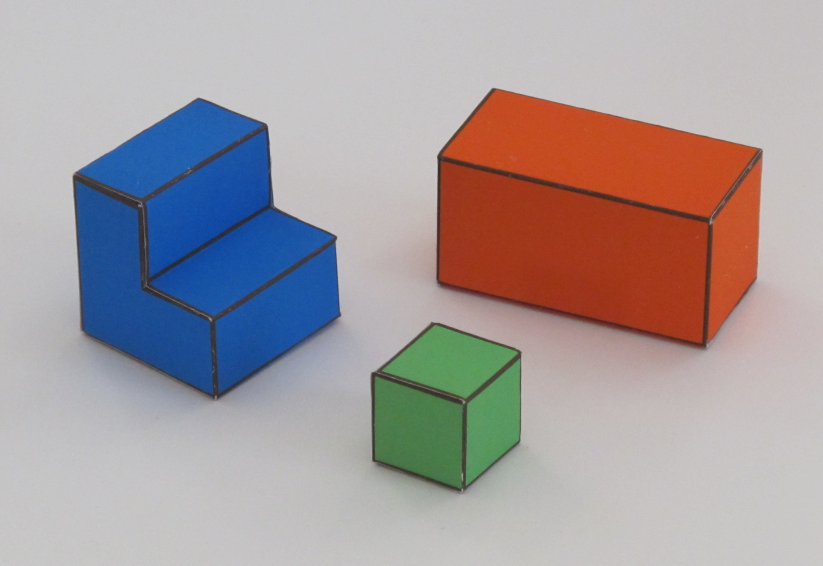
%> input picture PSET 1/code 2/img1.jpg, 2469 x 1697 px (shown at 1/3 size)
$ octave simpleworldY.m   (GNU Octave 9; MATLAB toolbox functions it lacks are replaced by stand-ins)
%> lines starting %> are read from the running program, lines starting %| are printed output that depends on the picture; in (x1, y1, x2, y2) boxes, pixels count from 0 and x2, y2 are one past the last pixel; in counts of white or black regions, pixels touching at a corner belong together; the program's own positions count from 1
### PSET 1/code 2/sparseMatrix.m
function A = sparseMatrix(i, j, Aij, imsize)
% Get a set of 2D linear neiborhood operators and build a sparse matrix
% encoding all the operators.
%
% Input:
%   Aij = [ni, nj, nc] nc = number of neirbourhoods with constraints
%   i = row index
%   j = column index
%   imsize = [nrows ncols]
%
% Output:
%   A = sparse matrix. Each row contains one 2D linear operator.

nrows = imsize(1);

[ni, nj, nc] = size(Aij);
nij = ni*nj;

a = zeros([nc*nij 1]);
m = zeros([nc*nij 1]);
n = zeros([nc*nij 1]);

% Center pixel:
[jj, ii] = meshgrid(-(ni-1)/2:(ni-1)/2);
ii = ii(:);
jj = jj(:);
%  jj = column index
%  ii = row index


k = 0;
for c = 1:nc
    % Translate pixels into matrix indices:
    x = (i(c)-1+ii) + (j(c)-1+jj)*nrows + 1;

    % Insert data:
    a(k+1:k+nij) = Aij(:,:,c);
    m(k+1:k+nij) = c;
    n(k+1:k+nij) = x;

    k = k + nij;
end


% Create sparse matrices
A = sparse(m(1:k),n(1:k),a(1:k));

### PSET 1/code 2/simpleworldY.m
% 6.869 Advances in Computer Vision
% PSET 1
%%%%%%%%%%%%%%%%%%%%%%%%%%%%%%%%%%%%%%%%%%%%%%%%%%%%%%%%%%%%%%%%%%%%%%%%%%%%%%%%%%%%%%%%%%

close all
clear

%% World paramaters
alpha = 35*pi/180;


%% Load image
img = imread('img1.jpg');
%> img is the input picture: size 1697x2469x3 uint8; mean R, G, B 165.7, 156.5, 158.7

img = double(imresize(img, [256 NaN], 'bilinear'));
%> img: size 256x373x3 double
[nrows ncols colors] = size(img);
%> nrows = 256; ncols = 373; colors = 3

% Figure/ground separation
ground = double(min(img,[],3)>110);
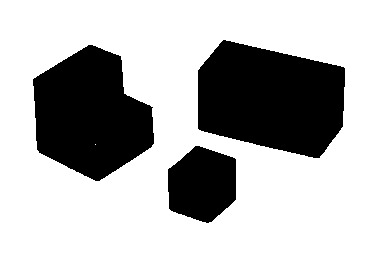
%> ground: size 256x373 double; values 0 (black) and 1 (white), 69.9% white; 3 black regions, box (x1, y1, x2, y2) and area: (198, 40, 345, 158) 13206, (33, 45, 154, 181) 11424, (168, 146, 236, 223) 4087
foreground = double(ground==0);

%%%%%%%%%%%%%%%%%%%%%%%%%%%%%%%%%%%%%%%%%%%%%%%%%%%%%%%%%%%%%%%%%%%%%%%%%%%%%%%%%%%%%%%%%%%%%%%%%
% Extract edges and orientations
m = mean(img,3);
dmdx = conv2(m, [-1 0 1; -2 0 2; -1 0 1], 'same');
dmdy = conv2(m, [-1 0 1; -2 0 2; -1 0 1]', 'same');

% Edge strength
mag = sqrt(dmdx.^2+dmdy.^2);
mag(1:end,1)=0;
mag(1,1:end)=0;
mag(1:end,end)=0;
mag(end,1:end)=0;

% Edge orientation
theta = atan2(dmdx, dmdy);

edges = mag>30;
%> edges: size 256x373 logical; 9% white; 5 white regions (2 under 20 px), largest, box (x1, y1, x2, y2) and area: (31, 43, 157, 186) 3519, (194, 38, 347, 163) 3225, (166, 144, 241, 229) 1819
% Who owns the boundaries? the ground owns no boundaries. We set to zero
% all edges inside the ground.
edges = edges.*foreground;
%> edges: size 256x373 double; values 0 (black) and 1 (white), 6% white in thin lines or dots, all inside (x1, y1, x2, y2) = (33, 40, 345, 223)

% Classify orientation
vertical_edges = edges.*((theta<115*pi/180).*(theta>65*pi/180)+(theta<-65*pi/180).*(theta>-115*pi/180));
%> vertical_edges: size 256x373 double; values 0 (black) and 1 (white), 1.5% white; 37 white regions (26 under 20 px), largest, box (x1, y1, x2, y2) and area: (317, 102, 324, 156) 252, (61, 91, 70, 131) 205, (208, 183, 213, 220) 158
horizontal_edges = edges.*(1-vertical_edges);

%%%%%%%%%%%%%%%%%%%%%%%%%%%%%%%%%%%%%%%%%%%%%%%%%%%%%%%%%%%%%%%%%%%%%%%%%%%%%%%%%%%%%%%%%%%%%%%%%
% Occlusion and contact edges
%    vertical edges separating an horizontal surface from a vertical surface are occlusion boundaries
%    edges between the ground and horizontal surfaces
%    ground to foreground transitions (from top to botom) are occlusion
horizontal_ground_to_foreground_edges = (conv2(double(ground==1), [-1 -2 -1; 0 0 0; 1 2 1], 'same'))>0;
%> horizontal_ground_to_foreground_edges: size 256x373 logical; 1.5% white in thin lines or dots, all inside (x1, y1, x2, y2) = (0, 39, 373, 256)
horizontal_foreground_to_ground_edges = (conv2(double(ground==0), [-1 -2 -1; 0 0 0; 1 2 1], 'same'))>0;
%> horizontal_foreground_to_ground_edges: size 256x373 logical; 1.1% white in thin lines or dots, all inside (x1, y1, x2, y2) = (32, 85, 346, 224)
vertical_ground_to_foreground_edges = vertical_edges.*abs(conv2(double(ground==1), [-1 -2 -1; 0 0 0; 1 2 1]', 'same'))>0;
%> vertical_ground_to_foreground_edges: size 256x373 logical; 0.37% white in thin lines or dots, all inside (x1, y1, x2, y2) = (33, 57, 345, 208)

occlusion_edges = edges.*(vertical_ground_to_foreground_edges + horizontal_ground_to_foreground_edges);
contact_edges   = horizontal_edges.*(horizontal_foreground_to_ground_edges);
%> contact_edges: size 256x373 double; values 0 (black) and 1 (white), 0.5% white in thin lines or dots, all inside (x1, y1, x2, y2) = (37, 127, 342, 223)


E(:,:,1) = vertical_edges;
E(:,:,2) = horizontal_edges;
E(:,:,3) = zeros(size(occlusion_edges));
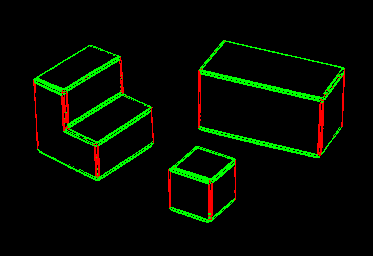
%> E: size 256x373x3 double; mean R, G, B 0.0148, 0.0453, 0

% edges and angles
figure
subplot(221)
imshow(uint8(img))
axis('off'); axis('equal')
title('Input image')
subplot(222)
imagesc(edges==0)
axis('off'); axis('equal')
title('Edges')
subplot(223)

% show normals
K = 3; % subsample
[ey,ex] = find(edges(1:K:end,1:K:end)); ey = (ey-1)*K+1; ex = (ex-1)*K+1;
%> after `[ey,ex] = find(edges(1:K:end,1:K:end))`: ey = 620 values from 15 to 75; ex = 620 values from 12 to 115
%> after `ey = (ey-1)*K+1`: ey = 620 values, max 223 at index 357, min 43 at index 406, mean 123.4
%> after `ex = (ex-1)*K+1`: ex = 620 values from 34 to 343
imagesc(max(mag(:))-mag)
hold on
dxe = dmdx(sub2ind(size(dmdx), ey, ex));
%> dxe = 620 values, max 553.3 at index 307, min -500 at index 217, mean 14.2
dye = dmdy(sub2ind(size(dmdy), ey, ex));
%> dye = 620 values, max 408.7 at index 228, min -287 at index 357, mean 6.42
n = sqrt(dxe.^2+dye.^2);
%> n = 620 values, max 553.4 at index 307, min 30.07 at index 548, mean 128.7
dxe = dxe./n; dye = dye./n;
%> after `dxe = dxe./n`: dxe = 620 values, max 1 at index 46, min -1 at index 619, mean 0.0182
%> after `dye = dye./n`: dye = 620 values, max 1 at index 106, min -1 at index 378, mean 0.0735
quiver(ex, ey, dxe, dye, .5, 'r');
axis('off'); axis('equal')
colormap(gray)
axis('ij')


figure
subplot(221)
imshow(uint8(img))
axis('off'); axis('equal')
title('Input image')
subplot(222)
imagesc(E+repmat((edges==0), [1 1 3]))
axis('off'); axis('equal')
title('Edges')
subplot(223)
imagesc(1-(occlusion_edges>0))
axis('off'); axis('equal')
title('Occlusion boundaries')
colormap(gray)
subplot(224)
imagesc(1-contact_edges)
axis('off'); axis('equal')
title('Contact boundaries')
colormap(gray)
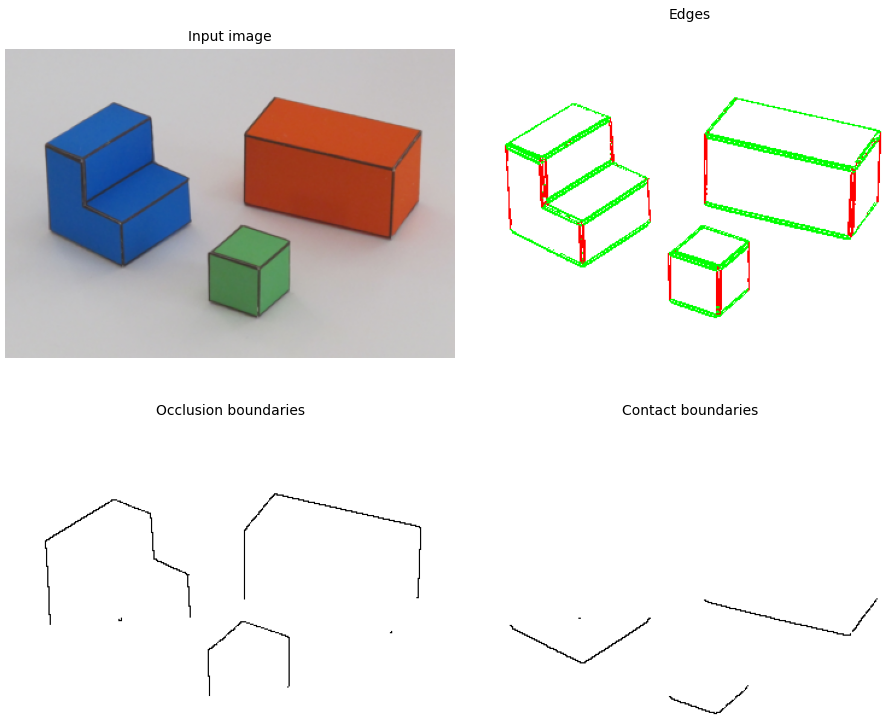
%> figure redrawn from the program's plot data, 4 panels

%%%%%%%%%%%%%%%%%%%%%%%%%%%%%%%%%%%%%%%%%%%%%%%%%%%%%%%%%%%%%%%%%%%%%%%%%%%%%%%%%%%%%%%%%%%%%%%%%
%% Initialize variables
Nconstraints = nrows*ncols*20;
%> Nconstraints = 1909760
Aij = zeros([3 3 Nconstraints]);
ii = zeros([Nconstraints 1]);
jj = zeros([Nconstraints 1]);
b = zeros([Nconstraints 1]);

V = zeros([nrows ncols]);
% create linear constraints
c = 0;
for i = 2:nrows-1
    for j = 2:ncols-1
        if ground(i,j)==1
            % Y = 0;
            c = c+1; % increment constraint counter
            Aij(:,:,c) = [0 0 0; 0 1 0; 0 0 0];
            ii(c) = i;
            jj(c) = j;
            b(c) = 0;
            V(i,j) = 0;
        else
            % Check if current neirborhood touches an edge
            edgesum = sum(sum(edges(i-1:i+1,j-1:j+1)));
            % Check if current neirborhood touches ground pixels
            groundsum = sum(sum(ground(i-1:i+1,j-1:j+1)));
            % Check if current neirborhood touches vertical pixels
            vericalsum = sum(sum(vertical_edges(i-1:i+1,j-1:j+1)));
            % Check if current neirborhood touches horizontal pixels
            horizontalsum = sum(sum(horizontal_edges(i-1:i+1,j-1:j+1)));
            % Orientation of edge (average over edge pixels in current
            % neirborhood)
            nx = sum(sum(dmdx(i-1:i+1,j-1:j+1).*edges(i-1:i+1,j-1:j+1)))/edgesum;
            ny = sum(sum(dmdy(i-1:i+1,j-1:j+1).*edges(i-1:i+1,j-1:j+1)))/edgesum;
            orientation = atan2(nx, ny);

            if contact_edges(i,j)==1
                % Y = 0
                c = c+1;   % increment constraint counter
                Aij(:,:,c) = [0 0 0; 0 1 0; 0 0 0]; % kernel
                ii(c) = i; % image location
                jj(c) = j;
                b(c)  = 0; % desired output
            end
            if vericalsum>0 && groundsum==0
                % dY/dy = 1/cos a
                c = c+1; % increment constraint counter
                Aij(:,:,c) = [-1 -2 -1; 0 0 0; 1 2 1]/8;
                ii(c) = i;
                jj(c) = j;
                b(c)  = 1/cos(alpha);
            end
            if horizontalsum>0 && groundsum==0 && vericalsum==0
                % dY/dt = 0
                c = c+1; % increment constraint counter
                Aij(:,:,c) = [ny-nx 2*ny nx+ny;-2*nx 0 2*nx;-(nx+ny) -2*ny -ny+nx]/8;
                ii(c) = i;
                jj(c) = j;
                b(c)  = 0;
            end
            if groundsum==0
                % laplacian = 0
                c = c+1; % increment constraint counter
                Aij(:,:,c) = 0.1*[0 0 0; -1 2 -1; 0 0 0]; % (0.1 is a weight to reduce the strength of this constraint)
                ii(c) = i;
                jj(c) = j;
                b(c) = 0;

                c = c+1; % increment constraint counter
                Aij(:,:,c) = 0.1*[0 -1 0; 0 2 0; 0 -1 0];
                ii(c) = i;
                jj(c) = j;
                b(c) = 0;

                c = c+1; % increment constraint counter
                Aij(:,:,c) = 0.1*[0 -1 1; 0 1 -1; 0 0 0];
                ii(c) = i;
                jj(c) = j;
                b(c) = 0;
            end
        end
    end
end
%> V: size 256x373 double; every value is 0
%> after the loop, c = 155674; edgesum = 5; groundsum = 4; horizontalsum = 5; nx = -48.67; ny = -181.3; orientation = -2.88; vericalsum = 0

%%%%%%%%%%%%%%%%%%%%%%%%%%%%%%%%%%%%%%%%%%%%%%%%%%%%%%%%%%%%%%%%%%%%%%%%%%%%%%%%%%%%%%%%%%%%%%%%%
% Solve for Z
% Create sparse matrices
ii = ii(1:c); jj = jj(1:c); Aij = Aij(:,:,1:c); b = b(1:c);
A = sparseMatrix(ii, jj, Aij, nrows);
%> the loop in sparseMatrix, `for c = 1:nc` made 155674 passes
%> x on passes 1 to 3: [1; 2; 3; 257; 258; 259; 513; 514; 515], [257; 258; 259; 513; 514; 515; 769; 770; 771], [513; 514; 515; 769; 770; 771; 1025; 1026; 1027]
%> after the loop in sparseMatrix, `for c = 1:nc`: k = 1401066
% Solve linear system
Y = A\b;

Y(nrows*ncols)=NaN; % make sure it has the right dimensions.
Y = reshape(Y, [nrows ncols]); % transform vector into an image


% Recover 3D world coordinates
[x,y] = meshgrid(1:ncols, 1:nrows);
x = x-ncols/2;
y = (y-nrows/2);

X = x;
Z = Y*cos(alpha)/sin(alpha) -  y/sin(alpha);
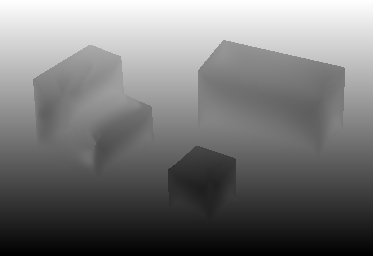
%> Z: size 256x373 double; 0% of the values are NaN or infinite; the others: min -223.2, max 221.4, mean -15.67; drawn with min black, max white, NaN and infinite black
Y = -Y;

Y(Y<0)=0;
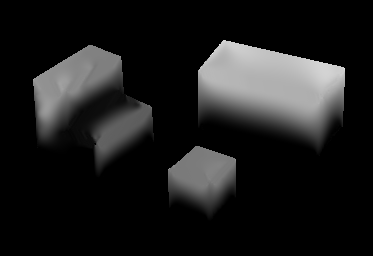
%> Y: size 256x373 double; 0% of the values are NaN or infinite; the others: min 0, max 92.97, mean 10.4; drawn with min black, max white, NaN and infinite black

%%%%%%%%%%%%%%%%%%%%%%%%%%%%%%%%%%%%%%%%%%%%%%%%%%%%%%%%%%%%%%%%%%%%%%%%%%%%%%%%%%%%%%%%%%%%%%%%%
% Visualization
figure
subplot(221)
imshow(uint8(img(2:end-1, 2:end-1,:)));
subplot(222)
imagesc(Z(2:end-1, 2:end-1))
title('Z (depth)')
axis('equal'); axis('off')
subplot(223)
imagesc(Y(2:end-1, 2:end-1))
axis('equal'); axis('off')
title('Y (height)')
subplot(224)
imagesc(X(2:end-1, 2:end-1))
axis('equal'); axis('off')
title('X')
colormap(gray)
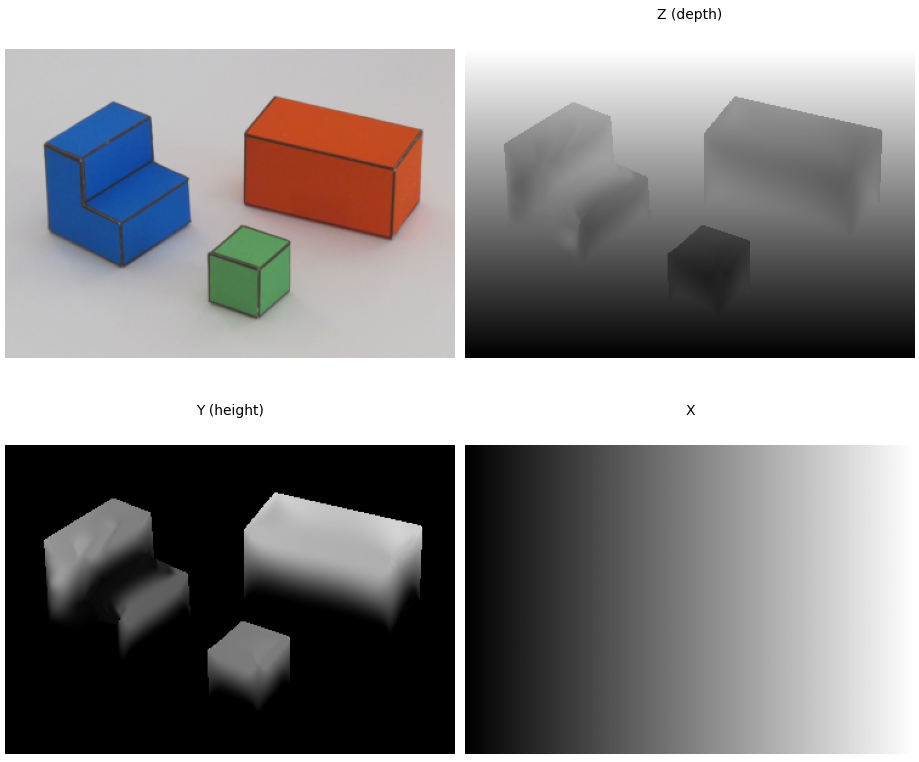
%> figure redrawn from the program's plot data, 4 panels


%% Render image
E = double(occlusion_edges);
E (find(E))=NaN;
%> E: size 256x373 double; 0.85% of the values are NaN or infinite; the others: min 0, max 0, mean 0
Z = Z+E; % remove occluded edges

figure
surf(X(2:end-1, 2:end-1),Z(2:end-1, 2:end-1),Y(2:end-1, 2:end-1), double(img(2:end-1, 2:end-1, :))/256)
axis('equal')
shading flat
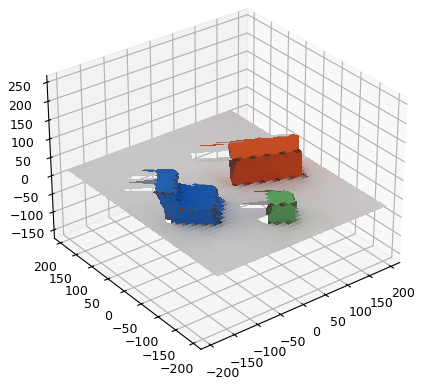
%> figure redrawn from the program's plot data
